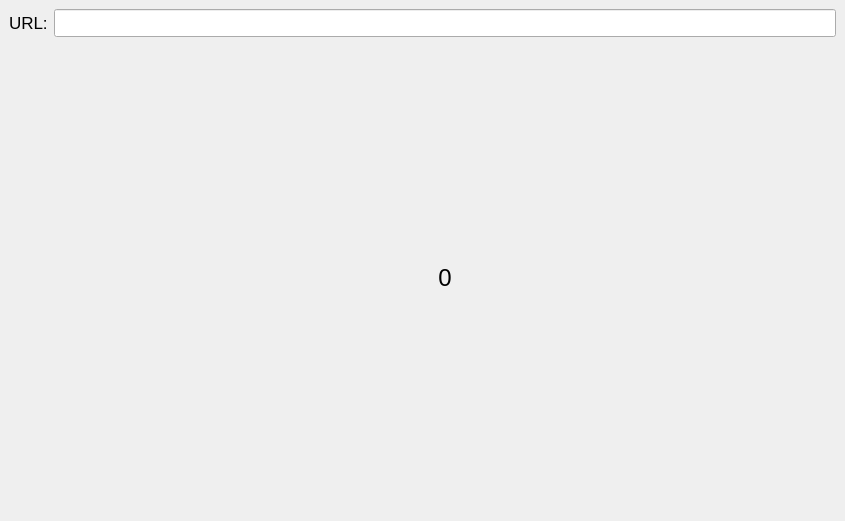
<?xml version="1.0" encoding="UTF-8"?>
<ui version="4.0">
 <class>MainWindow</class>
 <widget class="QMainWindow" name="MainWindow">
  <property name="geometry">
   <rect>
    <x>0</x>
    <y>0</y>
    <width>845</width>
    <height>521</height>
   </rect>
  </property>
  <property name="windowTitle">
   <string>MainWindow</string>
  </property>
  <widget class="QWidget" name="centralwidget">
   <layout class="QGridLayout" name="gridLayout">
    <item row="2" column="2">
     <widget class="QLabel" name="lbl_numOfLikes">
      <property name="sizePolicy">
       <sizepolicy hsizetype="MinimumExpanding" vsizetype="Preferred">
        <horstretch>0</horstretch>
        <verstretch>0</verstretch>
       </sizepolicy>
      </property>
      <property name="font">
       <font>
        <pointsize>18</pointsize>
        <bold>false</bold>
        <strikeout>false</strikeout>
        <stylestrategy>PreferAntialias</stylestrategy>
        <kerning>true</kerning>
       </font>
      </property>
      <property name="layoutDirection">
       <enum>Qt::RightToLeft</enum>
      </property>
      <property name="autoFillBackground">
       <bool>true</bool>
      </property>
      <property name="text">
       <string>0</string>
      </property>
      <property name="alignment">
       <set>Qt::AlignCenter</set>
      </property>
     </widget>
    </item>
    <item row="3" column="2">
     <spacer name="verticalSpacer">
      <property name="orientation">
       <enum>Qt::Vertical</enum>
      </property>
      <property name="sizeHint" stdset="0">
       <size>
        <width>20</width>
        <height>208</height>
       </size>
      </property>
     </spacer>
    </item>
    <item row="2" column="1">
     <spacer name="horizontalSpacer">
      <property name="orientation">
       <enum>Qt::Horizontal</enum>
      </property>
      <property name="sizeHint" stdset="0">
       <size>
        <width>255</width>
        <height>20</height>
       </size>
      </property>
     </spacer>
    </item>
    <item row="0" column="1" colspan="3">
     <widget class="QLineEdit" name="ln_url">
      <property name="font">
       <font>
        <pointsize>13</pointsize>
       </font>
      </property>
      <property name="toolTip">
       <string>YouTobe URL</string>
      </property>
      <property name="text">
       <string/>
      </property>
     </widget>
    </item>
    <item row="0" column="0">
     <widget class="QLabel" name="label">
      <property name="font">
       <font>
        <pointsize>13</pointsize>
       </font>
      </property>
      <property name="text">
       <string>URL:</string>
      </property>
     </widget>
    </item>
    <item row="2" column="3">
     <spacer name="horizontalSpacer_2">
      <property name="orientation">
       <enum>Qt::Horizontal</enum>
      </property>
      <property name="sizeHint" stdset="0">
       <size>
        <width>255</width>
        <height>20</height>
       </size>
      </property>
     </spacer>
    </item>
    <item row="1" column="2">
     <spacer name="verticalSpacer_2">
      <property name="orientation">
       <enum>Qt::Vertical</enum>
      </property>
      <property name="sizeHint" stdset="0">
       <size>
        <width>20</width>
        <height>209</height>
       </size>
      </property>
     </spacer>
    </item>
   </layout>
  </widget>
 </widget>
 <resources/>
 <connections/>
</ui>
